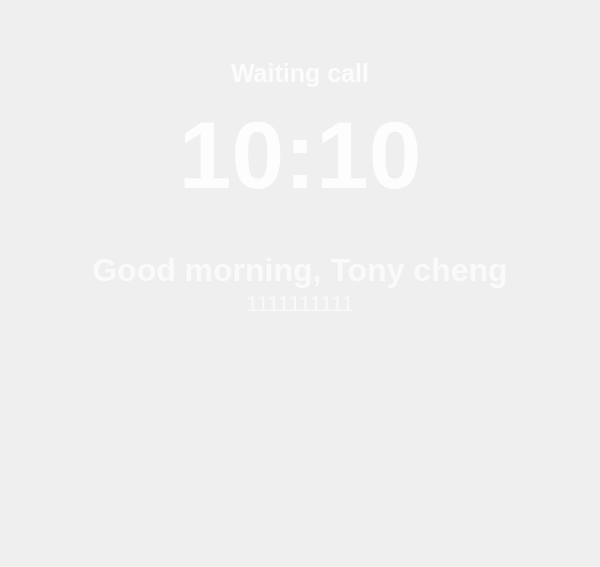
<?xml version="1.0" encoding="UTF-8"?>
<ui version="4.0">
 <class>ns::ViewIdle</class>
 <widget class="QWidget" name="ns::ViewIdle">
  <property name="geometry">
   <rect>
    <x>0</x>
    <y>0</y>
    <width>600</width>
    <height>567</height>
   </rect>
  </property>
  <property name="minimumSize">
   <size>
    <width>600</width>
    <height>0</height>
   </size>
  </property>
  <property name="maximumSize">
   <size>
    <width>600</width>
    <height>16777215</height>
   </size>
  </property>
  <property name="windowTitle">
   <string>YesPo Service Client</string>
  </property>
  <property name="styleSheet">
   <string notr="true">* {
	font-family: Verdana,&quot;微软雅黑&quot;,&quot;宋体&quot;, Arial, Sans-serif, Segoe UI, Tahoma;
}
#widgetTop {
/*	border-right: 1px solid #57a3d3;*/
/*	border: 0px;*/
	/*border-image: url(:/images/ui/bg_processing.png);*/
/*	border-bottom-right-radius: 3px;*/
}

#widgetTop #labelWaiting {
	color: rgb(255, 255, 255, 80%);
	font-size: 25px;	

	font-weight: bold;
}

#widgetDuration #labelDuration {
	color: rgb(255, 255, 255, 85%);
	font-size: 95px;
	font-weight: bold;
}

#widgetDuration #labelIntroduce {
	color: rgb(255, 255, 255, 70%);
	font-size: 32px;
	font-weight: bold;
}

#widgetDuration #labelCode {
	color: rgb(255, 255, 255, 60%);
	font-size: 22px;

}</string>
  </property>
  <layout class="QVBoxLayout" name="verticalLayout">
   <property name="spacing">
    <number>0</number>
   </property>
   <property name="margin">
    <number>0</number>
   </property>
   <item>
    <widget class="ns::CustomFadeWidget" name="widgetTop" native="true">
     <property name="minimumSize">
      <size>
       <width>0</width>
       <height>0</height>
      </size>
     </property>
     <property name="maximumSize">
      <size>
       <width>16777215</width>
       <height>16777215</height>
      </size>
     </property>
     <layout class="QVBoxLayout" name="verticalLayout_3">
      <property name="leftMargin">
       <number>0</number>
      </property>
      <property name="rightMargin">
       <number>0</number>
      </property>
      <item>
       <layout class="QHBoxLayout" name="horizontalLayout">
        <item>
         <spacer name="horizontalSpacer">
          <property name="orientation">
           <enum>Qt::Horizontal</enum>
          </property>
          <property name="sizeHint" stdset="0">
           <size>
            <width>40</width>
            <height>20</height>
           </size>
          </property>
         </spacer>
        </item>
        <item>
         <widget class="QWidget" name="widgetDuration" native="true">
          <property name="minimumSize">
           <size>
            <width>0</width>
            <height>0</height>
           </size>
          </property>
          <property name="maximumSize">
           <size>
            <width>16777215</width>
            <height>16777215</height>
           </size>
          </property>
          <layout class="QVBoxLayout" name="verticalLayout_2">
           <property name="spacing">
            <number>3</number>
           </property>
           <property name="topMargin">
            <number>50</number>
           </property>
           <property name="bottomMargin">
            <number>0</number>
           </property>
           <item>
            <widget class="QWidget" name="widgetWaiting" native="true">
             <property name="minimumSize">
              <size>
               <width>0</width>
               <height>40</height>
              </size>
             </property>
             <property name="maximumSize">
              <size>
               <width>16777215</width>
               <height>40</height>
              </size>
             </property>
             <layout class="QVBoxLayout" name="verticalLayout_4">
              <property name="margin">
               <number>0</number>
              </property>
              <item>
               <widget class="ns::CustomFontLabel" name="labelWaiting">
                <property name="minimumSize">
                 <size>
                  <width>0</width>
                  <height>0</height>
                 </size>
                </property>
                <property name="maximumSize">
                 <size>
                  <width>16777215</width>
                  <height>16777215</height>
                 </size>
                </property>
                <property name="text">
                 <string>Waiting call</string>
                </property>
                <property name="alignment">
                 <set>Qt::AlignHCenter|Qt::AlignTop</set>
                </property>
               </widget>
              </item>
             </layout>
            </widget>
           </item>
           <item>
            <widget class="ns::CustomFontLabel" name="labelDuration">
             <property name="minimumSize">
              <size>
               <width>0</width>
               <height>136</height>
              </size>
             </property>
             <property name="maximumSize">
              <size>
               <width>16777215</width>
               <height>136</height>
              </size>
             </property>
             <property name="frameShape">
              <enum>QFrame::NoFrame</enum>
             </property>
             <property name="frameShadow">
              <enum>QFrame::Sunken</enum>
             </property>
             <property name="text">
              <string notr="true">10:10</string>
             </property>
             <property name="alignment">
              <set>Qt::AlignHCenter|Qt::AlignTop</set>
             </property>
            </widget>
           </item>
           <item>
            <widget class="ns::CustomFontLabel" name="labelIntroduce">
             <property name="minimumSize">
              <size>
               <width>0</width>
               <height>47</height>
              </size>
             </property>
             <property name="maximumSize">
              <size>
               <width>16777215</width>
               <height>47</height>
              </size>
             </property>
             <property name="text">
              <string>Good morning, Tony cheng</string>
             </property>
             <property name="alignment">
              <set>Qt::AlignBottom|Qt::AlignHCenter</set>
             </property>
            </widget>
           </item>
           <item>
            <widget class="ns::CustomFontLabel" name="labelCode">
             <property name="text">
              <string>1111111111</string>
             </property>
             <property name="alignment">
              <set>Qt::AlignHCenter|Qt::AlignTop</set>
             </property>
            </widget>
           </item>
          </layout>
         </widget>
        </item>
        <item>
         <spacer name="horizontalSpacer_2">
          <property name="orientation">
           <enum>Qt::Horizontal</enum>
          </property>
          <property name="sizeHint" stdset="0">
           <size>
            <width>40</width>
            <height>20</height>
           </size>
          </property>
         </spacer>
        </item>
       </layout>
      </item>
     </layout>
    </widget>
   </item>
  </layout>
 </widget>
 <customwidgets>
  <customwidget>
   <class>ns::CustomFadeWidget</class>
   <extends>QWidget</extends>
   <header>customfadewidget.h</header>
   <container>1</container>
  </customwidget>
  <customwidget>
   <class>ns::CustomFontLabel</class>
   <extends>QLabel</extends>
   <header>customfontlabel.h</header>
  </customwidget>
 </customwidgets>
 <resources>
  <include location="translator.qrc"/>
 </resources>
 <connections/>
</ui>
